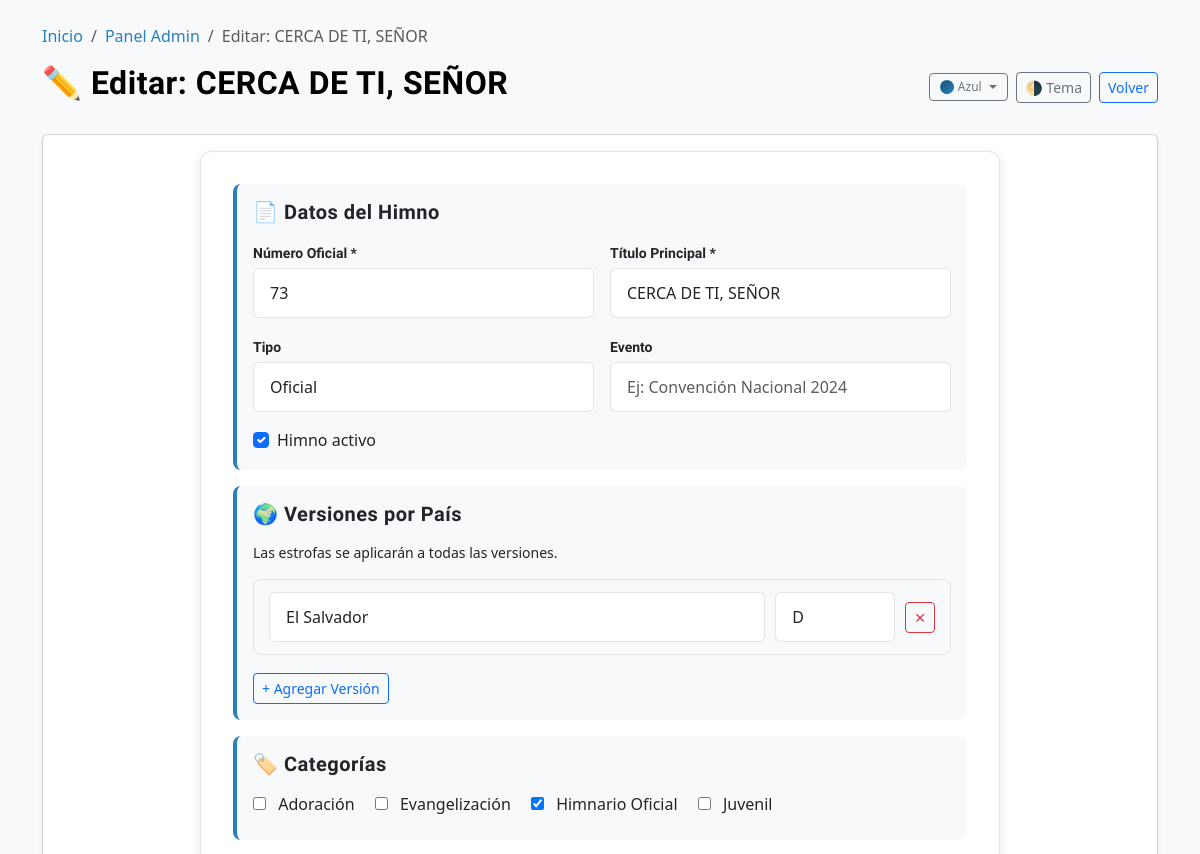
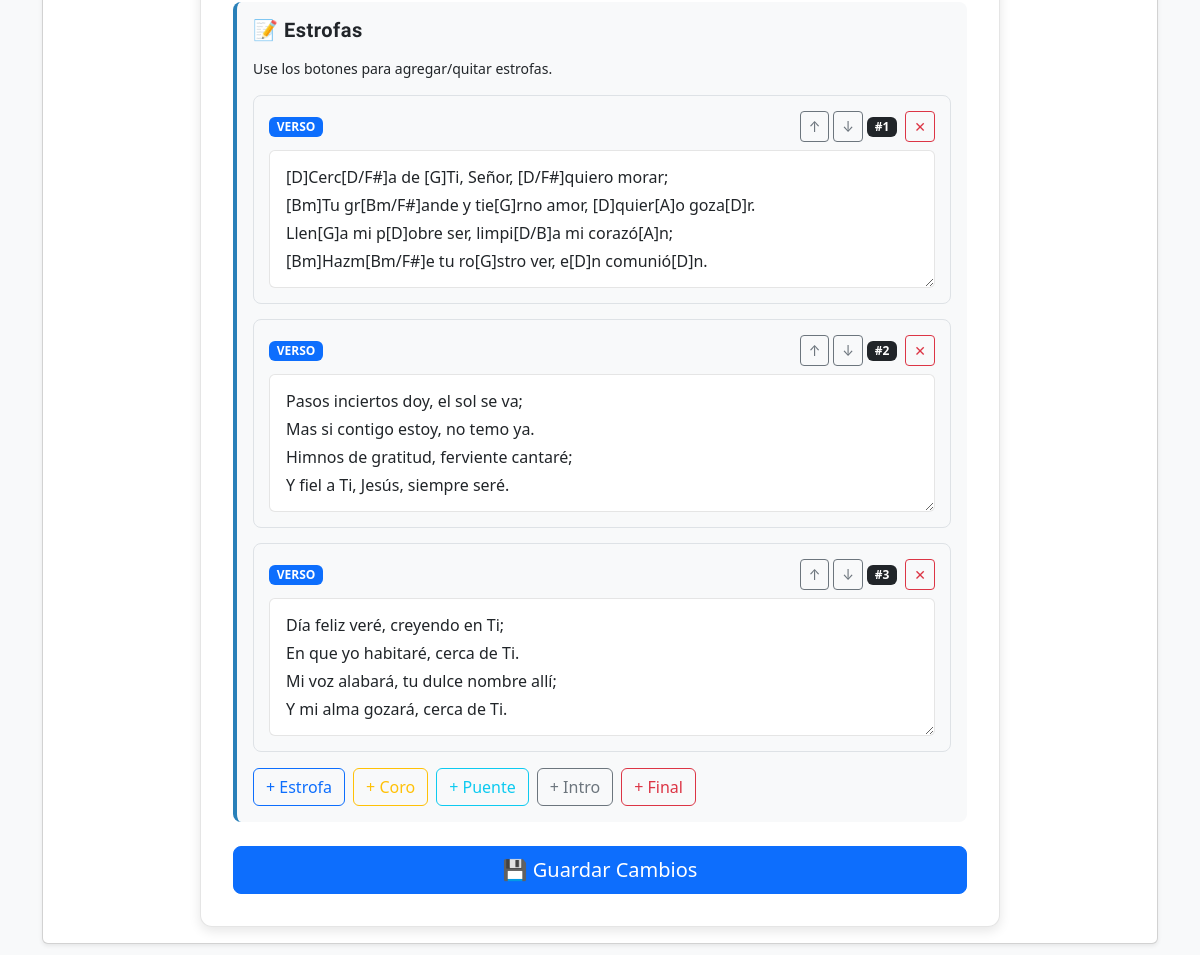
Screenshot of /admin/editar.php?id=73 (signed in) with the database file from the repository (2 pictures, top to bottom).
### tables this page shows
CREATE TABLE `himnos` (
  `id` int NOT NULL AUTO_INCREMENT,
  `titulo_principal` varchar(255) NOT NULL,
  `numero_oficial` int DEFAULT NULL,
  `tipo` tinyint(1) NOT NULL DEFAULT '1' COMMENT '1=Oficial, 2=Inspirada, 3=ConvenciÃ³n',
  `evento` varchar(255) DEFAULT NULL COMMENT 'Evento asociado',
  `activo` tinyint(1) NOT NULL DEFAULT '1',
  `fecha_creacion` datetime NOT NULL DEFAULT CURRENT_TIMESTAMP,
  PRIMARY KEY (`id`),
  KEY `idx_himno_numero` (`numero_oficial`),
  KEY `idx_himno_activo` (`activo`)
);

CREATE TABLE `categorias` (
  `id` int NOT NULL AUTO_INCREMENT,
  `nombre` varchar(100) NOT NULL,
  PRIMARY KEY (`id`),
  UNIQUE KEY `nombre` (`nombre`)
);

### admin/editar.php (the view, shortened to what this page needs)
<?php
require_once '../includes/db.php';
require_once '../includes/funciones.php';
$id = isset($_GET['id']) ? (int)$_GET['id'] : 0;
$stmt = $conexion->prepare("SELECT * FROM himnos WHERE id = ? LIMIT 1");
$stmt->bind_param("i", $id);
$stmt->execute();
$himno = $stmt->get_result()->fetch_assoc();
$categorias_del_himno = [];
$stmt_cat = $conexion->prepare("SELECT categoria_id FROM himno_categoria WHERE himno_id = ?");
$stmt_cat->bind_param("i", $id);
$stmt_cat->execute();
$res_cat = $stmt_cat->get_result();
while ($row = $res_cat->fetch_assoc()) {
    $categorias_del_himno[] = (int)$row['categoria_id'];
}
$categorias_list = $conexion->query("SELECT id, nombre FROM categorias ORDER BY nombre ASC");
?>
<!DOCTYPE html>
<html lang="es" data-bs-theme="light">
<head>
    <link href="https://cdn.jsdelivr.net/npm/bootstrap@5.3.0/dist/css/bootstrap.min.css" rel="stylesheet">
    <link rel="stylesheet" href="../css/style.css">
</head>
<body>
<div class="container mt-4 mb-5">
    <?php echo generarBreadcrumbs(['Inicio' => '../index.php', 'Panel Admin' => 'index.php', 'Editar: ' . $himno['titulo_principal'] => null]); ?>
    <div class="d-flex justify-content-between align-items-center mb-4">
        <h2>✏️ Editar: <?php echo sanitizar($himno['titulo_principal']); ?></h2>
        <div class="d-flex gap-2 align-items-center">
            <div class="dropdown d-none d-md-inline-block">
                <button class="btn btn-outline-secondary btn-sm dropdown-toggle d-flex align-items-center gap-1" id="theme-variant-btn" data-bs-toggle="dropdown" aria-expanded="false" style="gap:4px;padding:4px 10px;">
                    <span class="theme-dot" data-theme="blue" style="width:14px;height:14px;border-width:1px;"></span>
                    <span style="font-size:0.75rem;">Azul</span>
                </button>
            </div>
            <button class="btn btn-outline-secondary btn-sm" onclick="Himnario.toggleTheme()">🌗 Tema</button>
            <a href="index.php" class="btn btn-outline-primary btn-sm">Volver</a>
        </div>
    </div>
    <div class="card shadow-sm">
        <div class="card-body">
            <form method="POST" class="admin-form" id="form-himno">
                <div class="form-section">
                    <h5 class="mb-3">📄 Datos del Himno</h5>
                    <div class="form-row">
                        <div>
                            <label class="form-label">Número Oficial *</label>
                            <input type="number" name="numero_oficial" class="form-control" required
                                   value="<?php echo (int)$himno['numero_oficial']; ?>">
                        </div>
                        <div>
                            <label class="form-label">Título Principal *</label>
                            <input type="text" name="titulo_principal" class="form-control" required
                                   value="<?php echo sanitizar($himno['titulo_principal']); ?>">
                        </div>
                    </div>
                    <div class="form-row">
                        <div>
                            <label class="form-label">Tipo</label>
                            <select name="tipo" class="form-select">
                                <option value="1" <?php echo (int)$himno['tipo'] === 1 ? 'selected' : ''; ?>>Oficial</option>
                            </select>
                        </div>
                        <div>
                            <label class="form-label">Evento</label>
                            <input type="text" name="evento" class="form-control"
                                   value="<?php echo sanitizar($himno['evento'] ?? ''); ?>"
                                   placeholder="Ej: Convención Nacional 2024">
                        </div>
                    </div>
                    <div class="form-check mt-2">
                        <input type="checkbox" name="activo" id="activo" class="form-check-input" value="1"
                               <?php echo (int)$himno['activo'] === 1 ? 'checked' : ''; ?>>
                        <label class="form-check-label" for="activo">Himno activo</label>
                    </div>
                </div>
                <div class="form-section">
                    <h5 class="mb-3">🌍 Versiones por País</h5>
                    <p class="form-help-text">Las estrofas se aplicarán a todas las versiones.</p>
                    <div id="versiones-container">
                    </div>
                    <button type="button" class="btn btn-outline-primary btn-sm mt-2" onclick="agregarVersion()">+ Agregar Versión</button>
                </div>
                <div class="form-section">
                    <h5 class="mb-3">🏷️ Categorías</h5>
                    <div>
                        <?php if ($categorias_list && $categorias_list->num_rows > 0):
                            $categorias_list->data_seek(0);
                            while($cat = $categorias_list->fetch_assoc()): ?>
                                <label class="categoria-label">
                                    <input type="checkbox" name="categorias[]" value="<?php echo (int)$cat['id']; ?>"
                                           class="categoria-checkbox"
                                           <?php echo in_array((int)$cat['id'], $categorias_del_himno) ? 'checked' : ''; ?>>
                                    <?php echo sanitizar($cat['nombre']); ?>
                                </label>
                            <?php endwhile; ?>
                        <?php else: ?>
                            <p class="text-muted small">No hay categorías disponibles.</p>
                        <?php endif; ?>
                    </div>
                </div>
                <div class="form-section">
                    <h5 class="mb-3">📝 Estrofas</h5>
                    <p class="form-help-text">Use los botones para agregar/quitar estrofas.</p>
                    <div id="estrofas-container">
                    </div>
                    <div class="d-flex gap-2 mt-3">
                        <button type="button" class="btn btn-outline-primary" onclick="Himnario.EstrofaManager.add('estrofa')">+ Estrofa</button>
                        <button type="button" class="btn btn-outline-warning" onclick="Himnario.EstrofaManager.add('coro')">+ Coro</button>
                        <button type="button" class="btn btn-outline-info" onclick="Himnario.EstrofaManager.add('puente')">+ Puente</button>
                        <button type="button" class="btn btn-outline-secondary" onclick="Himnario.EstrofaManager.add('intro')">+ Intro</button>
                        <button type="button" class="btn btn-outline-danger" onclick="Himnario.EstrofaManager.add('final')">+ Final</button>
                    </div>
                </div>
                <div class="d-grid mt-4">
                    <button type="submit" class="btn btn-primary btn-lg">💾 Guardar Cambios</button>
                </div>
            </form>
        </div>
    </div>
</div>
</body>
</html>

### admin/editar.php (style rules this page uses)
.categoria-checkbox { margin-right: 8px; }
.categoria-label { display: inline-block; margin-right: 16px; margin-bottom: 8px; }

### rows the page displays
himnos: titulo_principal "CERCA DE TI, SEÑOR", numero_oficial "73", tipo "Oficial", activo "☑"
categorias: nombre "Adoración"
categorias: nombre "Evangelización"
categorias: id "☑", nombre "Himnario Oficial"
categorias: nombre "Juvenil"

### other values shown
sanitizar($label) "Inicio"
sanitizar($label) "Panel Admin"
sanitizar($label) "Editar: CERCA DE TI, SEÑOR"
